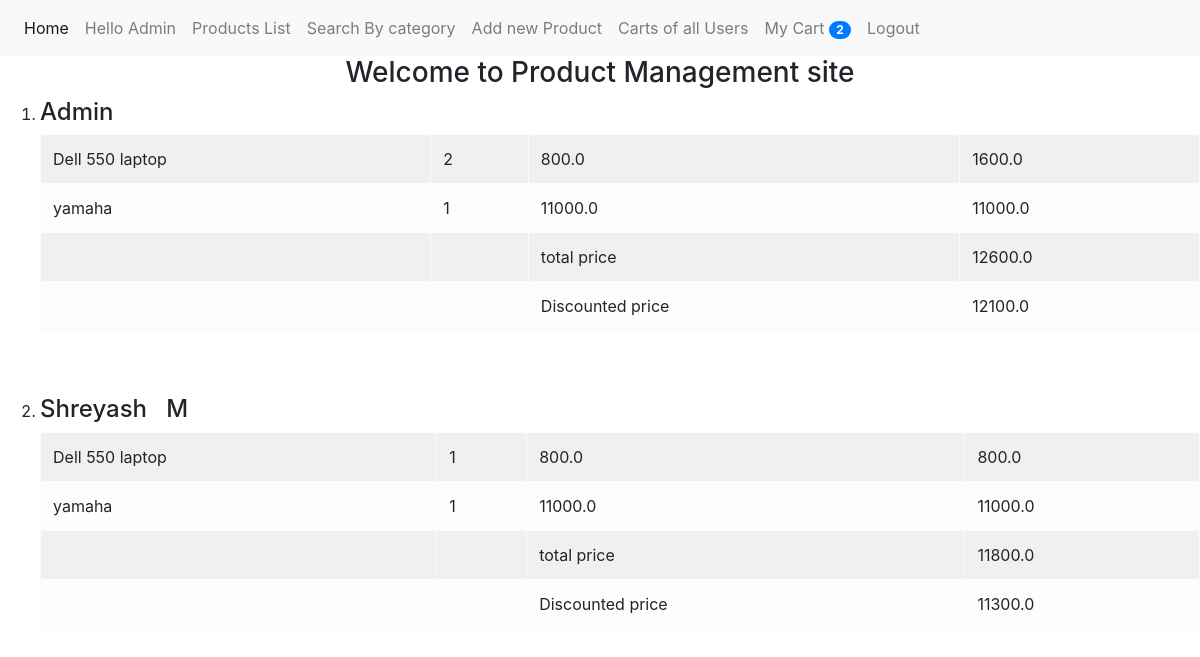
Page /products/all_carts/ (signed in) on the committed database.
### Product/models.py (models this page shows, shortened)
class Cart(models.Model):
    user = models.ForeignKey(User, on_delete=models.CASCADE)
    cart_name = models.CharField(max_length=200)
    created_at = models.DateTimeField(default=datetime.now)
    total = models.FloatField(blank=True, null= True, default=0)
    discounted_price = models.FloatField(blank=True, null= True, default=0)
    @property
    def cartitem(self):
        return self.cartitems_set.all()

class Cartitems(models.Model):
    cart = models.ForeignKey('Cart', on_delete=models.CASCADE)
    cart_name = models.CharField(max_length=200)
    item_name = models.CharField(max_length=200)
    item_price = models.FloatField()
    final_price = models.FloatField(default = 100)
    qnty = models.IntegerField(default=1)
    prod_id = models.IntegerField()

### Product/views.py (the view)
# urls.py: path('all_carts/',views.all_carts,name ="all_carts"),
@login_required(login_url = 'user_login')
def all_carts(request):
    cart = Cart.objects.all()
    return render(request, 'all_cart.html',{'cart':cart})

### Product/context_processors.py (called while the page is built)
def items_count(request):
    count = Cartitems.objects.filter(cart_name=request.user)
    print(count.count())
    count = count.count()
    print("Items count - ", count)
    return {"items_count": count}

### templates/all_cart.html (shortened to what this page needs)
{% extends 'home.html' %}
{% block content %}
    <ol>
        {% for carts in cart %}
        <li>
        <h4>{{carts.user.first_name}} &nbsp; {{carts.user.last_name}}</h4>
            <table class="table table-light table-bordered table-striped">
                <tbody>
                    {% if carts.cartitem %}
                        {% for item in carts.cartitem %}
                            <tr>
                                <td>{{item.item_name}}</td>
                                <td>{{item.qnty}}</td>
                                <td>{{item.item_price}}</td>
                                <td>{{item.final_price}}</td>
                            </tr>
                        {%endfor%}
                    {%else%}
                            <tr> <td> No Item in cart</td></tr>
                    {%endif%}
                    {%if carts.total %}
                    <tr>
                        <td></td>
                        <td></td>
                        <td>total price</td>
                        <td>{{carts.total}}</td>
                    </tr>
                    {%endif%}
                    {%if carts.discounted_price %}
                    <tr>
                        <td></td>
                        <td></td>
                        <td>Discounted price</td>
                        <td>{{carts.discounted_price}}</td>
                    </tr>
                    {%endif%}
                </tbody>
            </table>
            <br>
            <br>
        </li>
        {%endfor%}
    </ol>
{% endblock content %}

### templates/home.html (shortened to what this page needs)
<!DOCTYPE html>
<html lang="en">
<head>
    <link rel="stylesheet" href="https://stackpath.bootstrapcdn.com/bootstrap/4.3.1/css/bootstrap.min.css">
</head>
<body>
    <nav class="navbar navbar-expand-lg navbar-light bg-light">
        <div class="collapse navbar-collapse" id="navbarNavAltMarkup">
          <div class="navbar-nav">
            <a class="nav-item nav-link active" href="{% url 'home' %}">Home <span class="sr-only">(current)</span></a>
            {% if user.is_authenticated %}
                  <a class="nav-item nav-link" >Hello {{user.first_name}}</a>
                  <a class="nav-item nav-link" href="{% url 'all_products' %}">Products List</a>
                  <a class="nav-item nav-link" href="{% url 'by_category' %}">Search By category</a>
                  {% if request.role == 'Admin' %}
                  <a class="nav-item nav-link" href="{% url 'add-product' %}">Add new Product</a>
                  <a class="nav-item nav-link" href="{% url 'all_carts' %}">Carts of all Users</a>
                  {% endif %}
                  <a class="nav-item nav-link" href="{% url 'my_cart' %}">My Cart
                    <span class= "badge badge-primary badge-pill">{{items_count}}</span>
                  </a>
                  <a class="nav-item nav-link" href="{% url 'user_logout' %}">Logout</a>
            {% else %}
                  <a class="nav-item nav-link" href={% url 'user_login' %}>Login</a>
                  <a class="nav-item nav-link" href={% url 'register' %}>Register</a>
            {% endif %}
          </div>
        </div>
      </nav>
      <h3><center>Welcome to Product Management site</center></h3>
      {% block content %}
      {% endblock content %}
</body>
</html>

### rows in the picture
Cart: user.first_name "Admin", total "12600.0", discounted_price "12100.0"
Cartitems: item_name "Dell 550 laptop", qnty "2", item_price "800.0", final_price "1600.0"
Cartitems: item_name "yamaha", qnty "1", item_price "11000.0", final_price "11000.0"
Cart: user.first_name "Shreyash", user.last_name "M", total "11800.0", discounted_price "11300.0"
Cartitems: item_name "Dell 550 laptop", qnty "1", item_price "800.0", final_price "800.0"
Cartitems: item_name "yamaha", qnty "1", item_price "11000.0", final_price "11000.0"

### other values in the picture
{{ user.first_name }} "Admin"
{{ items_count }} "2"
